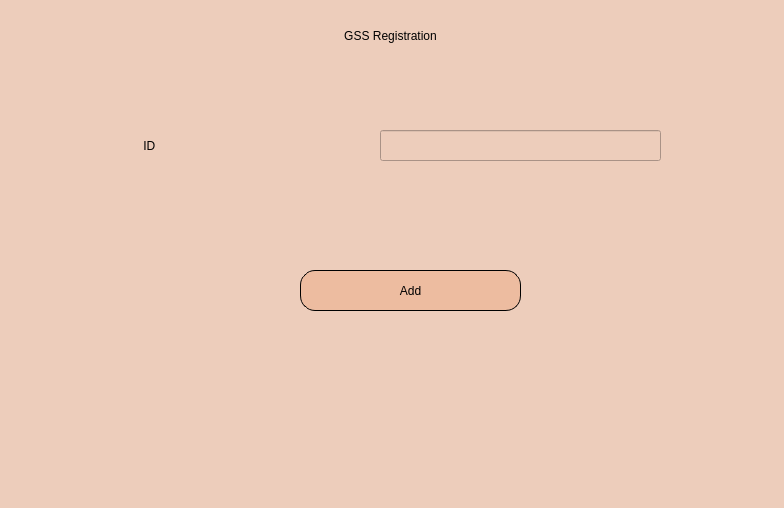
<?xml version="1.0" encoding="UTF-8"?>
<ui version="4.0">
 <class>MainWindow</class>
 <widget class="QMainWindow" name="MainWindow">
  <property name="geometry">
   <rect>
    <x>0</x>
    <y>0</y>
    <width>784</width>
    <height>508</height>
   </rect>
  </property>
  <property name="windowTitle">
   <string>MainWindow</string>
  </property>
  <property name="styleSheet">
   <string notr="true">background-color: rgb(237, 205, 187);</string>
  </property>
  <widget class="QWidget" name="centralwidget">
   <widget class="QLabel" name="label">
    <property name="geometry">
     <rect>
      <x>0</x>
      <y>0</y>
      <width>781</width>
      <height>71</height>
     </rect>
    </property>
    <property name="styleSheet">
     <string notr="true">font: 75 14pt &quot;Goudy Old Style&quot;;</string>
    </property>
    <property name="text">
     <string>GSS Registration</string>
    </property>
    <property name="alignment">
     <set>Qt::AlignCenter</set>
    </property>
   </widget>
   <widget class="QLineEdit" name="Name_edt">
    <property name="geometry">
     <rect>
      <x>380</x>
      <y>130</y>
      <width>281</width>
      <height>31</height>
     </rect>
    </property>
    <property name="styleSheet">
     <string notr="true">color: rgb(0,0,0);
font: 75 10pt &quot;Goudy Old Style&quot;;</string>
    </property>
    <property name="text">
     <string/>
    </property>
   </widget>
   <widget class="QLabel" name="label_2">
    <property name="geometry">
     <rect>
      <x>140</x>
      <y>120</y>
      <width>221</width>
      <height>51</height>
     </rect>
    </property>
    <property name="styleSheet">
     <string notr="true">font: italic 10pt &quot;Goudy Old Style&quot;;</string>
    </property>
    <property name="text">
     <string> ID</string>
    </property>
   </widget>
   <widget class="QPushButton" name="drone_btn">
    <property name="geometry">
     <rect>
      <x>300</x>
      <y>270</y>
      <width>221</width>
      <height>41</height>
     </rect>
    </property>
    <property name="styleSheet">
     <string notr="true">QPushButton {
background-color: rgb(237, 188, 160);
font: italic 10pt &quot;Goudy Old Style&quot;;
	
color: rgb(0,0,0);
border: 1px solid;
border-radius: 15px;
}
QPushButton:hover {
background-color: rgb(255, 233, 206);
color:rgb(0,0,0);
}</string>
    </property>
    <property name="text">
     <string>Add</string>
    </property>
   </widget>
  </widget>
 </widget>
 <resources/>
 <connections/>
</ui>
